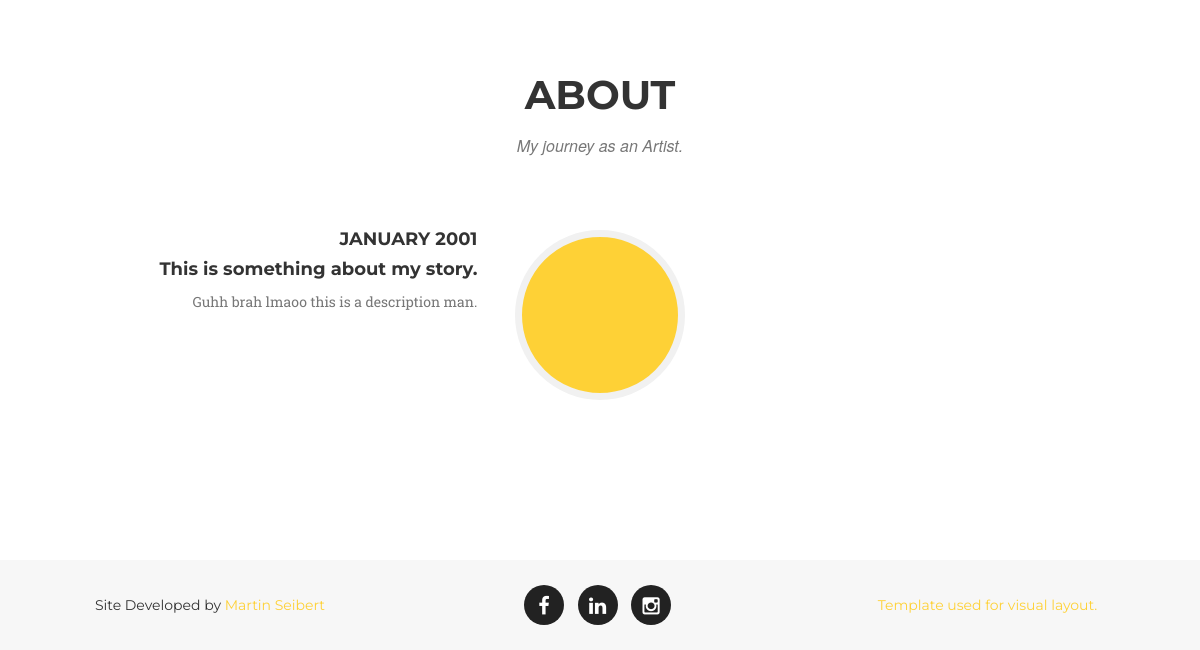
The app's page / (lower part), older data.
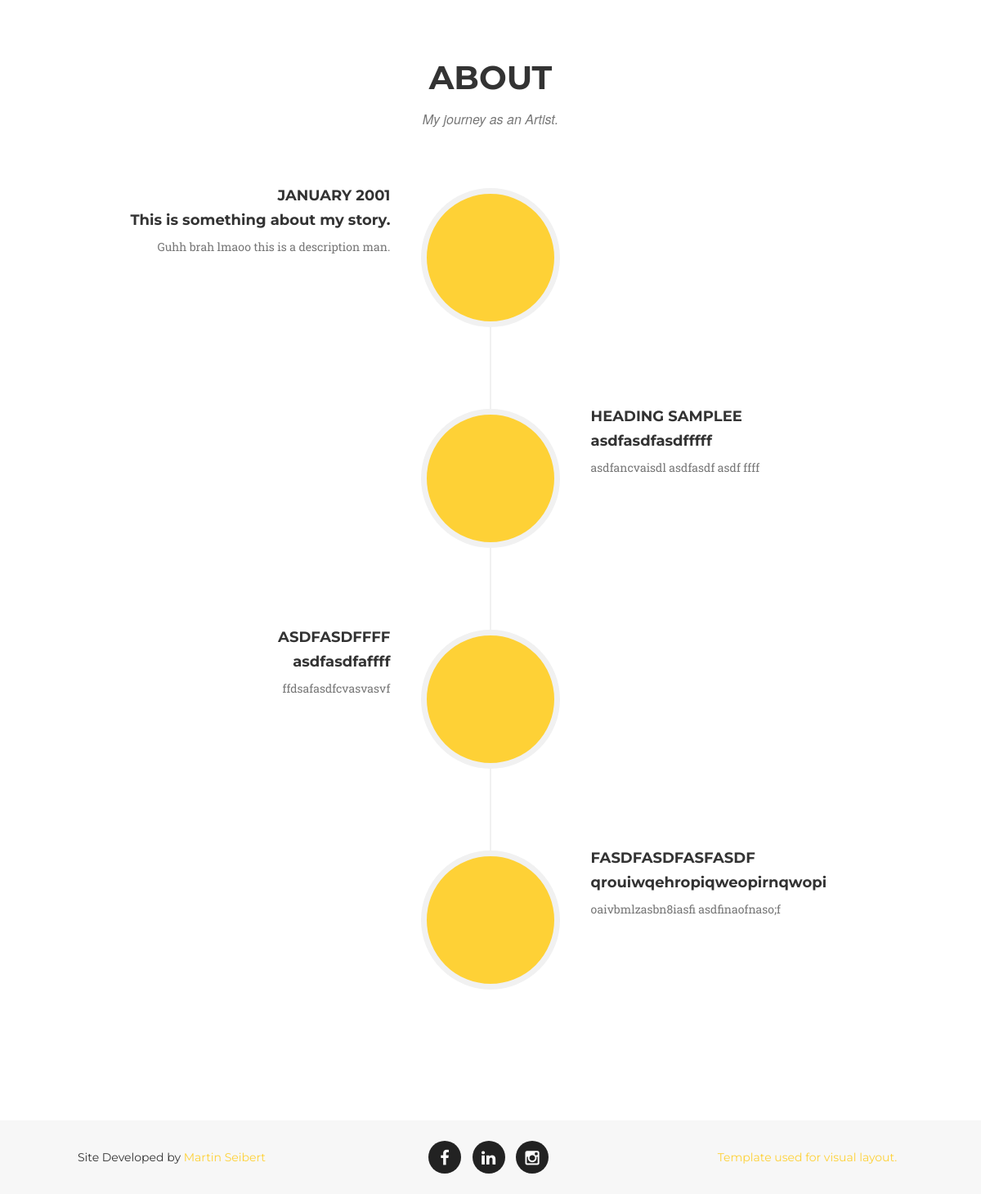
The same page, newer data.
### frontPage/models.py (models this page shows)
class AboutPiece(models.Model):
    image = models.ImageField(upload_to='static/img/aboutPieces', verbose_name='About photo', null=True, blank=False)
    dateHeading = models.CharField(max_length=128)
    descriptionSubheader = models.CharField(max_length=256, default="")
    bodyText = models.CharField(max_length=1024)

### frontPage/views.py (the view)
# urls.py: url(r'^$', views.index, name='index'),
def index(request):
    portfolio_piece_list = PortfolioPiece.objects.all()
    about_piece_list = AboutPiece.objects.all()
    context_dict = {'portfolio_pieces': portfolio_piece_list, 'about_pieces': about_piece_list}
    return render(request, 'frontPage/startbootstrap-agency-1.0.4/index.html', context_dict)

### templates/frontPage/startbootstrap-agency-1.0.4/index.html (shortened to what this page needs)
<!DOCTYPE html>
<html lang="en">
<head>
    {% load static %}
    <link rel="stylesheet" href="{% static "css/bootstrap.min.css" %}" />
    <link rel="stylesheet" href="{% static "css/agency.css" %}" />
    <link href="{% static "font-awesome/css/font-awesome.min.css" %}" rel="stylesheet" type="text/css">
</head>
<body id="page-top" class="index">
    <section id="about">
        <div class="container">
            <div class="row">
                <div class="col-lg-12 text-center">
                    <h2 class="section-heading">About</h2>
                    <h3 class="section-subheading text-muted">My journey as an Artist.</h3>
                </div>
            </div>
            <div class="row">
                <div class="col-lg-12">
                    <ul class="timeline">
                        {% if about_pieces %}
                        {% for About in about_pieces %}
                        <li class="about-list-item">
                            <div class="timeline-image">
                            </div>
                            <div class="timeline-panel">
                                <div class="timeline-heading">
                                    <h4>{{ About.dateHeading }}</h4>
                                    <h4 class="subheading">{{ About.descriptionSubheader }}</h4>
                                </div>
                                <div class="timeline-body">
                                    <p class="text-muted">{{ About.bodyText }}</p>
                                </div>
                            </div>
                        </li>
                        {% endfor %}
                        {% endif %}
                    </ul>
                </div>
            </div>
        </div>
    </section>
    <footer class="bg-light-gray">
        <div class="container">
            <div class="row">
                <div class="col-md-4">
                    <span class="copyright">Site Developed by <a href="https://www.linkedin.com/in/linuxisbae">Martin Seibert</a></span>
                </div>
                <div class="col-md-4">
                    <ul class="list-inline social-buttons">
                        <li><a href="https://www.facebook.com/hayden.seibert"><i class="fa fa-facebook"></i></a>
                        </li>
                        <li><a href="https://www.linkedin.com/pub/hayden-seibert/a2/21b/90a"><i class="fa fa-linkedin"></i></a>
                        </li>
                        <li><a href="https://instagram.com/haydenseibert/"><i class="fa fa-instagram"></i></a>
                        </li>
                    </ul>
                </div>
                <div class="col-md-4">
                    <ul class="list-inline quicklinks">
                        <li><a href="http://startbootstrap.com/template-overviews/agency/">Template used for visual layout.</a>
                        </li>
                    </ul>
                </div>
            </div>
        </div>
    </footer>
</body>
</html>

Row changes from the older to the newer data that the page shows:
added AboutPiece: dateHeading "HEADING SAMPLEE", descriptionSubheader "asdfasdfasdfffff", bodyText "asdfancvaisdl asdfasdf asdf ffff"
added AboutPiece: dateHeading "ASDFASDFFFF", descriptionSubheader "asdfasdfaffff", bodyText "ffdsafasdfcvasvasvf"
added AboutPiece: dateHeading "FASDFASDFASFASDF", descriptionSubheader "qrouiwqehropiqweopirnqwopi", bodyText "oaivbmlzasbn8iasfi asdfinaofnaso;f"
